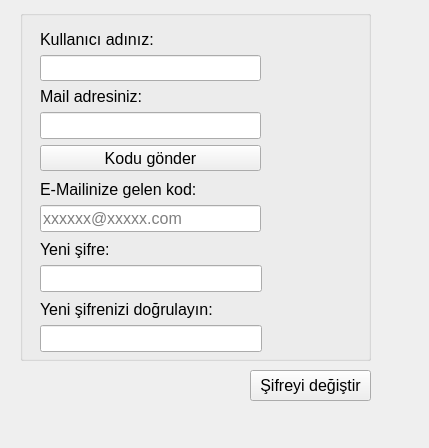
<?xml version="1.0" encoding="UTF-8"?>
<ui version="4.0">
 <class>Form3</class>
 <widget class="QWidget" name="Form3">
  <property name="geometry">
   <rect>
    <x>0</x>
    <y>0</y>
    <width>429</width>
    <height>448</height>
   </rect>
  </property>
  <property name="windowTitle">
   <string>Şifrenizi yenileyin</string>
  </property>
  <widget class="QGroupBox" name="groupBox">
   <property name="geometry">
    <rect>
     <x>20</x>
     <y>10</y>
     <width>351</width>
     <height>351</height>
    </rect>
   </property>
   <property name="title">
    <string/>
   </property>
   <widget class="QWidget" name="layoutWidget_2">
    <property name="geometry">
     <rect>
      <x>20</x>
      <y>290</y>
      <width>222</width>
      <height>52</height>
     </rect>
    </property>
    <layout class="QVBoxLayout" name="verticalLayout_6">
     <item>
      <widget class="QLabel" name="label_6">
       <property name="font">
        <font>
         <pointsize>12</pointsize>
        </font>
       </property>
       <property name="text">
        <string>Yeni şifrenizi doğrulayın:</string>
       </property>
      </widget>
     </item>
     <item>
      <widget class="QLineEdit" name="lneYeniSifreDogrula">
       <property name="font">
        <font>
         <pointsize>12</pointsize>
        </font>
       </property>
       <property name="echoMode">
        <enum>QLineEdit::Password</enum>
       </property>
      </widget>
     </item>
    </layout>
   </widget>
   <widget class="QWidget" name="layoutWidget">
    <property name="geometry">
     <rect>
      <x>20</x>
      <y>230</y>
      <width>222</width>
      <height>52</height>
     </rect>
    </property>
    <layout class="QVBoxLayout" name="verticalLayout_5">
     <item>
      <widget class="QLabel" name="label_5">
       <property name="font">
        <font>
         <pointsize>12</pointsize>
        </font>
       </property>
       <property name="text">
        <string>Yeni şifre:</string>
       </property>
      </widget>
     </item>
     <item>
      <widget class="QLineEdit" name="lneYeniSifre">
       <property name="font">
        <font>
         <pointsize>12</pointsize>
        </font>
       </property>
       <property name="echoMode">
        <enum>QLineEdit::Password</enum>
       </property>
      </widget>
     </item>
    </layout>
   </widget>
   <widget class="QWidget" name="layoutWidget">
    <property name="geometry">
     <rect>
      <x>20</x>
      <y>20</y>
      <width>221</width>
      <height>141</height>
     </rect>
    </property>
    <layout class="QVBoxLayout" name="verticalLayout">
     <item>
      <widget class="QLabel" name="label">
       <property name="font">
        <font>
         <pointsize>12</pointsize>
        </font>
       </property>
       <property name="text">
        <string>Kullanıcı adınız:</string>
       </property>
      </widget>
     </item>
     <item>
      <widget class="QLineEdit" name="lneUnutKullaniciAdi">
       <property name="font">
        <font>
         <pointsize>12</pointsize>
        </font>
       </property>
      </widget>
     </item>
     <item>
      <widget class="QLabel" name="label_2">
       <property name="font">
        <font>
         <pointsize>12</pointsize>
        </font>
       </property>
       <property name="text">
        <string>Mail adresiniz:</string>
       </property>
      </widget>
     </item>
     <item>
      <widget class="QLineEdit" name="lneMailAdresi">
       <property name="font">
        <font>
         <pointsize>12</pointsize>
        </font>
       </property>
      </widget>
     </item>
     <item>
      <widget class="QPushButton" name="btnKodlariGonder">
       <property name="font">
        <font>
         <pointsize>12</pointsize>
        </font>
       </property>
       <property name="text">
        <string>Kodu gönder</string>
       </property>
      </widget>
     </item>
    </layout>
   </widget>
   <widget class="QWidget" name="layoutWidget">
    <property name="geometry">
     <rect>
      <x>20</x>
      <y>170</y>
      <width>221</width>
      <height>52</height>
     </rect>
    </property>
    <layout class="QVBoxLayout" name="verticalLayout_3">
     <item>
      <widget class="QLabel" name="label_4">
       <property name="font">
        <font>
         <pointsize>12</pointsize>
        </font>
       </property>
       <property name="text">
        <string>E-Mailinize gelen kod:</string>
       </property>
      </widget>
     </item>
     <item>
      <widget class="QLineEdit" name="lneEmailKod">
       <property name="font">
        <font>
         <pointsize>12</pointsize>
        </font>
       </property>
       <property name="maxLength">
        <number>6</number>
       </property>
       <property name="placeholderText">
        <string>xxxxxx@xxxxx.com</string>
       </property>
      </widget>
     </item>
    </layout>
   </widget>
  </widget>
  <widget class="QPushButton" name="btnSifreyiDegistir">
   <property name="geometry">
    <rect>
     <x>250</x>
     <y>370</y>
     <width>121</width>
     <height>31</height>
    </rect>
   </property>
   <property name="font">
    <font>
     <pointsize>12</pointsize>
    </font>
   </property>
   <property name="text">
    <string>Şifreyi değiştir</string>
   </property>
  </widget>
  <widget class="QLabel" name="lblBilgilendirmeSifremiUnuttum">
   <property name="geometry">
    <rect>
     <x>40</x>
     <y>370</y>
     <width>201</width>
     <height>71</height>
    </rect>
   </property>
   <property name="font">
    <font>
     <pointsize>12</pointsize>
    </font>
   </property>
   <property name="text">
    <string/>
   </property>
  </widget>
 </widget>
 <resources/>
 <connections/>
</ui>
